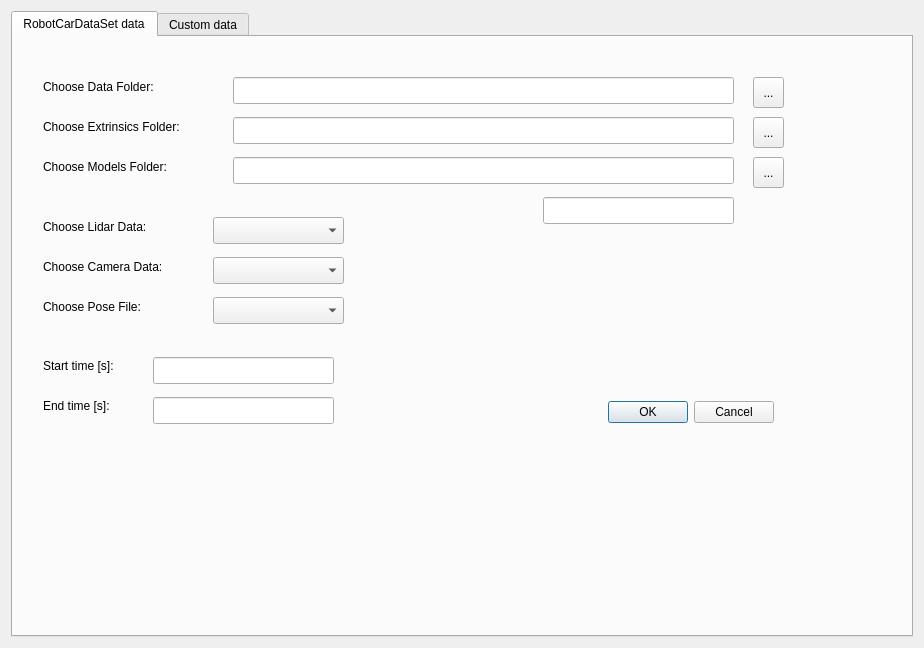
<?xml version="1.0" encoding="UTF-8"?>
<ui version="4.0">
 <class>Dialog</class>
 <widget class="QDialog" name="Dialog">
  <property name="geometry">
   <rect>
    <x>0</x>
    <y>0</y>
    <width>924</width>
    <height>648</height>
   </rect>
  </property>
  <property name="windowTitle">
   <string>Dialog</string>
  </property>
  <layout class="QHBoxLayout" name="horizontalLayout_2">
   <item>
    <widget class="QTabWidget" name="tabWidget">
     <property name="enabled">
      <bool>true</bool>
     </property>
     <property name="toolTip">
      <string>&lt;html&gt;&lt;head/&gt;&lt;body&gt;&lt;p&gt;&lt;br/&gt;&lt;/p&gt;&lt;/body&gt;&lt;/html&gt;</string>
     </property>
     <property name="whatsThis">
      <string>&lt;html&gt;&lt;head/&gt;&lt;body&gt;&lt;p&gt;&lt;br/&gt;&lt;/p&gt;&lt;/body&gt;&lt;/html&gt;</string>
     </property>
     <property name="currentIndex">
      <number>0</number>
     </property>
     <widget class="QWidget" name="tab">
      <attribute name="title">
       <string>RobotCarDataSet data</string>
      </attribute>
      <widget class="QDialogButtonBox" name="buttonBoxDataSet">
       <property name="enabled">
        <bool>true</bool>
       </property>
       <property name="geometry">
        <rect>
         <x>580</x>
         <y>360</y>
         <width>181</width>
         <height>31</height>
        </rect>
       </property>
       <property name="contextMenuPolicy">
        <enum>Qt::ActionsContextMenu</enum>
       </property>
       <property name="orientation">
        <enum>Qt::Horizontal</enum>
       </property>
       <property name="standardButtons">
        <set>QDialogButtonBox::Cancel|QDialogButtonBox::Ok</set>
       </property>
       <property name="centerButtons">
        <bool>false</bool>
       </property>
      </widget>
      <widget class="QToolButton" name="browseButton1">
       <property name="geometry">
        <rect>
         <x>740</x>
         <y>40</y>
         <width>31</width>
         <height>31</height>
        </rect>
       </property>
       <property name="text">
        <string>...</string>
       </property>
       <property name="toolButtonStyle">
        <enum>Qt::ToolButtonIconOnly</enum>
       </property>
       <property name="arrowType">
        <enum>Qt::NoArrow</enum>
       </property>
      </widget>
      <widget class="QLineEdit" name="chooseDataFolder">
       <property name="geometry">
        <rect>
         <x>220</x>
         <y>40</y>
         <width>501</width>
         <height>27</height>
        </rect>
       </property>
      </widget>
      <widget class="QLabel" name="label">
       <property name="geometry">
        <rect>
         <x>30</x>
         <y>40</y>
         <width>151</width>
         <height>20</height>
        </rect>
       </property>
       <property name="text">
        <string>Choose Data Folder:</string>
       </property>
      </widget>
      <widget class="QLabel" name="label_2">
       <property name="geometry">
        <rect>
         <x>30</x>
         <y>180</y>
         <width>131</width>
         <height>20</height>
        </rect>
       </property>
       <property name="text">
        <string>Choose Lidar Data:</string>
       </property>
      </widget>
      <widget class="QLabel" name="label_3">
       <property name="geometry">
        <rect>
         <x>30</x>
         <y>220</y>
         <width>151</width>
         <height>20</height>
        </rect>
       </property>
       <property name="text">
        <string>Choose Camera Data:</string>
       </property>
      </widget>
      <widget class="QLineEdit" name="startTimeF">
       <property name="geometry">
        <rect>
         <x>140</x>
         <y>320</y>
         <width>181</width>
         <height>27</height>
        </rect>
       </property>
      </widget>
      <widget class="QLineEdit" name="endTimeF">
       <property name="geometry">
        <rect>
         <x>140</x>
         <y>360</y>
         <width>181</width>
         <height>27</height>
        </rect>
       </property>
      </widget>
      <widget class="QLabel" name="label_4">
       <property name="geometry">
        <rect>
         <x>30</x>
         <y>320</y>
         <width>91</width>
         <height>17</height>
        </rect>
       </property>
       <property name="text">
        <string>Start time [s]:</string>
       </property>
      </widget>
      <widget class="QLabel" name="label_5">
       <property name="geometry">
        <rect>
         <x>30</x>
         <y>360</y>
         <width>91</width>
         <height>17</height>
        </rect>
       </property>
       <property name="text">
        <string>End time [s]:</string>
       </property>
      </widget>
      <widget class="QComboBox" name="chooseLidar">
       <property name="geometry">
        <rect>
         <x>200</x>
         <y>180</y>
         <width>131</width>
         <height>27</height>
        </rect>
       </property>
       <item>
        <property name="text">
         <string/>
        </property>
       </item>
       <item>
        <property name="text">
         <string>lms_front</string>
        </property>
       </item>
       <item>
        <property name="text">
         <string>ldmrs</string>
        </property>
       </item>
       <item>
        <property name="text">
         <string>lms_rear</string>
        </property>
       </item>
      </widget>
      <widget class="QComboBox" name="chooseCamera">
       <property name="geometry">
        <rect>
         <x>200</x>
         <y>220</y>
         <width>131</width>
         <height>27</height>
        </rect>
       </property>
       <item>
        <property name="text">
         <string/>
        </property>
       </item>
       <item>
        <property name="text">
         <string>mono_left</string>
        </property>
       </item>
       <item>
        <property name="text">
         <string>mono_rear</string>
        </property>
       </item>
       <item>
        <property name="text">
         <string>mono_right</string>
        </property>
       </item>
       <item>
        <property name="text">
         <string>stereo_left</string>
        </property>
       </item>
       <item>
        <property name="text">
         <string>stereo_center</string>
        </property>
       </item>
       <item>
        <property name="text">
         <string>stereo_right</string>
        </property>
       </item>
      </widget>
      <widget class="QLabel" name="label_6">
       <property name="geometry">
        <rect>
         <x>30</x>
         <y>80</y>
         <width>191</width>
         <height>20</height>
        </rect>
       </property>
       <property name="text">
        <string>Choose Extrinsics Folder:</string>
       </property>
      </widget>
      <widget class="QLabel" name="label_7">
       <property name="geometry">
        <rect>
         <x>30</x>
         <y>120</y>
         <width>171</width>
         <height>20</height>
        </rect>
       </property>
       <property name="text">
        <string>Choose Models Folder:</string>
       </property>
      </widget>
      <widget class="QLineEdit" name="chooseExtrFolder">
       <property name="geometry">
        <rect>
         <x>220</x>
         <y>80</y>
         <width>501</width>
         <height>27</height>
        </rect>
       </property>
      </widget>
      <widget class="QLineEdit" name="chooseModelsFolder">
       <property name="geometry">
        <rect>
         <x>220</x>
         <y>120</y>
         <width>501</width>
         <height>27</height>
        </rect>
       </property>
      </widget>
      <widget class="QToolButton" name="browseButton2">
       <property name="geometry">
        <rect>
         <x>740</x>
         <y>80</y>
         <width>31</width>
         <height>31</height>
        </rect>
       </property>
       <property name="text">
        <string>...</string>
       </property>
       <property name="toolButtonStyle">
        <enum>Qt::ToolButtonIconOnly</enum>
       </property>
       <property name="arrowType">
        <enum>Qt::NoArrow</enum>
       </property>
      </widget>
      <widget class="QToolButton" name="browseButton3">
       <property name="geometry">
        <rect>
         <x>740</x>
         <y>120</y>
         <width>31</width>
         <height>31</height>
        </rect>
       </property>
       <property name="text">
        <string>...</string>
       </property>
       <property name="toolButtonStyle">
        <enum>Qt::ToolButtonIconOnly</enum>
       </property>
       <property name="arrowType">
        <enum>Qt::NoArrow</enum>
       </property>
      </widget>
      <widget class="QComboBox" name="choosePoseF">
       <property name="geometry">
        <rect>
         <x>200</x>
         <y>260</y>
         <width>131</width>
         <height>27</height>
        </rect>
       </property>
       <item>
        <property name="text">
         <string/>
        </property>
       </item>
       <item>
        <property name="text">
         <string>ins.csv</string>
        </property>
       </item>
       <item>
        <property name="text">
         <string>vo.csv</string>
        </property>
       </item>
      </widget>
      <widget class="QLabel" name="label_8">
       <property name="geometry">
        <rect>
         <x>30</x>
         <y>260</y>
         <width>151</width>
         <height>20</height>
        </rect>
       </property>
       <property name="text">
        <string>Choose Pose File:</string>
       </property>
      </widget>
      <widget class="QLineEdit" name="chooseLidarDataFile">
       <property name="geometry">
        <rect>
         <x>530</x>
         <y>160</y>
         <width>191</width>
         <height>27</height>
        </rect>
       </property>
      </widget>
     </widget>
     <widget class="QWidget" name="tab_2">
      <attribute name="title">
       <string>Custom data</string>
      </attribute>
      <widget class="QLabel" name="label_9">
       <property name="geometry">
        <rect>
         <x>370</x>
         <y>20</y>
         <width>151</width>
         <height>20</height>
        </rect>
       </property>
       <property name="text">
        <string>Lidar </string>
       </property>
      </widget>
      <widget class="QLineEdit" name="chooseLidarData">
       <property name="geometry">
        <rect>
         <x>220</x>
         <y>50</y>
         <width>501</width>
         <height>27</height>
        </rect>
       </property>
      </widget>
      <widget class="QLineEdit" name="choosePoseData">
       <property name="geometry">
        <rect>
         <x>230</x>
         <y>200</y>
         <width>501</width>
         <height>27</height>
        </rect>
       </property>
      </widget>
      <widget class="QToolButton" name="browseButton6">
       <property name="geometry">
        <rect>
         <x>750</x>
         <y>200</y>
         <width>31</width>
         <height>31</height>
        </rect>
       </property>
       <property name="text">
        <string>...</string>
       </property>
       <property name="toolButtonStyle">
        <enum>Qt::ToolButtonIconOnly</enum>
       </property>
       <property name="arrowType">
        <enum>Qt::NoArrow</enum>
       </property>
      </widget>
      <widget class="QToolButton" name="browseButton7">
       <property name="geometry">
        <rect>
         <x>750</x>
         <y>240</y>
         <width>31</width>
         <height>31</height>
        </rect>
       </property>
       <property name="text">
        <string>...</string>
       </property>
       <property name="toolButtonStyle">
        <enum>Qt::ToolButtonIconOnly</enum>
       </property>
       <property name="arrowType">
        <enum>Qt::NoArrow</enum>
       </property>
      </widget>
      <widget class="QLabel" name="label_10">
       <property name="geometry">
        <rect>
         <x>60</x>
         <y>200</y>
         <width>191</width>
         <height>20</height>
        </rect>
       </property>
       <property name="text">
        <string>Plik pozycji:</string>
       </property>
      </widget>
      <widget class="QToolButton" name="browseButton4">
       <property name="geometry">
        <rect>
         <x>750</x>
         <y>50</y>
         <width>31</width>
         <height>31</height>
        </rect>
       </property>
       <property name="text">
        <string>...</string>
       </property>
       <property name="toolButtonStyle">
        <enum>Qt::ToolButtonIconOnly</enum>
       </property>
       <property name="arrowType">
        <enum>Qt::NoArrow</enum>
       </property>
      </widget>
      <widget class="QLineEdit" name="choosePoseExtr">
       <property name="geometry">
        <rect>
         <x>230</x>
         <y>240</y>
         <width>501</width>
         <height>27</height>
        </rect>
       </property>
      </widget>
      <widget class="QLabel" name="label_11">
       <property name="geometry">
        <rect>
         <x>60</x>
         <y>240</y>
         <width>171</width>
         <height>20</height>
        </rect>
       </property>
       <property name="text">
        <string>Plik extrinsic:</string>
       </property>
      </widget>
      <widget class="QLabel" name="label_12">
       <property name="geometry">
        <rect>
         <x>60</x>
         <y>50</y>
         <width>151</width>
         <height>20</height>
        </rect>
       </property>
       <property name="text">
        <string>Data file directory</string>
       </property>
      </widget>
      <widget class="QLabel" name="label_13">
       <property name="geometry">
        <rect>
         <x>60</x>
         <y>90</y>
         <width>151</width>
         <height>20</height>
        </rect>
       </property>
       <property name="text">
        <string>Extrinsic file directory</string>
       </property>
      </widget>
      <widget class="QToolButton" name="browseButton5">
       <property name="geometry">
        <rect>
         <x>750</x>
         <y>80</y>
         <width>31</width>
         <height>31</height>
        </rect>
       </property>
       <property name="text">
        <string>...</string>
       </property>
       <property name="toolButtonStyle">
        <enum>Qt::ToolButtonIconOnly</enum>
       </property>
       <property name="arrowType">
        <enum>Qt::NoArrow</enum>
       </property>
      </widget>
      <widget class="QLineEdit" name="chooseLidarExtr">
       <property name="geometry">
        <rect>
         <x>220</x>
         <y>80</y>
         <width>501</width>
         <height>27</height>
        </rect>
       </property>
      </widget>
      <widget class="QLabel" name="label_14">
       <property name="geometry">
        <rect>
         <x>360</x>
         <y>160</y>
         <width>151</width>
         <height>20</height>
        </rect>
       </property>
       <property name="text">
        <string>Pozycje</string>
       </property>
      </widget>
      <widget class="QComboBox" name="choosePoseKind">
       <property name="geometry">
        <rect>
         <x>230</x>
         <y>280</y>
         <width>131</width>
         <height>27</height>
        </rect>
       </property>
       <item>
        <property name="text">
         <string/>
        </property>
       </item>
       <item>
        <property name="text">
         <string>gps+imu</string>
        </property>
       </item>
       <item>
        <property name="text">
         <string>vo</string>
        </property>
       </item>
      </widget>
      <widget class="QLabel" name="label_29">
       <property name="geometry">
        <rect>
         <x>60</x>
         <y>280</y>
         <width>151</width>
         <height>20</height>
        </rect>
       </property>
       <property name="text">
        <string>Rodzaj pliku:</string>
       </property>
      </widget>
      <widget class="QDialogButtonBox" name="buttonBoxCustom">
       <property name="enabled">
        <bool>true</bool>
       </property>
       <property name="geometry">
        <rect>
         <x>660</x>
         <y>520</y>
         <width>181</width>
         <height>31</height>
        </rect>
       </property>
       <property name="contextMenuPolicy">
        <enum>Qt::ActionsContextMenu</enum>
       </property>
       <property name="orientation">
        <enum>Qt::Horizontal</enum>
       </property>
       <property name="standardButtons">
        <set>QDialogButtonBox::Cancel|QDialogButtonBox::Ok</set>
       </property>
       <property name="centerButtons">
        <bool>false</bool>
       </property>
      </widget>
      <widget class="QLabel" name="label_30">
       <property name="geometry">
        <rect>
         <x>60</x>
         <y>320</y>
         <width>151</width>
         <height>20</height>
        </rect>
       </property>
       <property name="text">
        <string>Zeruj wysokość</string>
       </property>
      </widget>
      <widget class="QCheckBox" name="clearHeight">
       <property name="geometry">
        <rect>
         <x>230</x>
         <y>320</y>
         <width>99</width>
         <height>22</height>
        </rect>
       </property>
       <property name="text">
        <string/>
       </property>
      </widget>
      <widget class="QLabel" name="label_31">
       <property name="geometry">
        <rect>
         <x>60</x>
         <y>120</y>
         <width>171</width>
         <height>17</height>
        </rect>
       </property>
       <property name="text">
        <string>Czas synchronizacji[ms]:</string>
       </property>
      </widget>
      <widget class="QLineEdit" name="synchLidarTime">
       <property name="geometry">
        <rect>
         <x>220</x>
         <y>120</y>
         <width>181</width>
         <height>27</height>
        </rect>
       </property>
       <property name="text">
        <string/>
       </property>
      </widget>
      <widget class="QLabel" name="label_32">
       <property name="geometry">
        <rect>
         <x>60</x>
         <y>350</y>
         <width>161</width>
         <height>17</height>
        </rect>
       </property>
       <property name="text">
        <string>Czas synchronizacji[ms]:</string>
       </property>
      </widget>
      <widget class="QLineEdit" name="synchPoseTime">
       <property name="geometry">
        <rect>
         <x>230</x>
         <y>350</y>
         <width>181</width>
         <height>27</height>
        </rect>
       </property>
       <property name="text">
        <string/>
       </property>
      </widget>
      <widget class="QLabel" name="label_33">
       <property name="geometry">
        <rect>
         <x>60</x>
         <y>450</y>
         <width>111</width>
         <height>17</height>
        </rect>
       </property>
       <property name="text">
        <string>Czas startu [ms]:</string>
       </property>
      </widget>
      <widget class="QLabel" name="label_34">
       <property name="geometry">
        <rect>
         <x>60</x>
         <y>490</y>
         <width>161</width>
         <height>17</height>
        </rect>
       </property>
       <property name="text">
        <string>Czas zakończenia[ms]:</string>
       </property>
      </widget>
      <widget class="QLineEdit" name="endTimeCustom">
       <property name="geometry">
        <rect>
         <x>210</x>
         <y>480</y>
         <width>181</width>
         <height>27</height>
        </rect>
       </property>
      </widget>
      <widget class="QLineEdit" name="startTimeCustom">
       <property name="geometry">
        <rect>
         <x>210</x>
         <y>450</y>
         <width>181</width>
         <height>27</height>
        </rect>
       </property>
      </widget>
     </widget>
    </widget>
   </item>
  </layout>
 </widget>
 <resources/>
 <connections>
  <connection>
   <sender>buttonBoxDataSet</sender>
   <signal>accepted()</signal>
   <receiver>Dialog</receiver>
   <slot>accept()</slot>
   <hints>
    <hint type="sourcelabel">
     <x>601</x>
     <y>420</y>
    </hint>
    <hint type="destinationlabel">
     <x>595</x>
     <y>526</y>
    </hint>
   </hints>
  </connection>
  <connection>
   <sender>buttonBoxDataSet</sender>
   <signal>rejected()</signal>
   <receiver>Dialog</receiver>
   <slot>reject()</slot>
   <hints>
    <hint type="sourcelabel">
     <x>724</x>
     <y>420</y>
    </hint>
    <hint type="destinationlabel">
     <x>720</x>
     <y>519</y>
    </hint>
   </hints>
  </connection>
  <connection>
   <sender>buttonBoxCustom</sender>
   <signal>accepted()</signal>
   <receiver>Dialog</receiver>
   <slot>accept()</slot>
   <hints>
    <hint type="sourcelabel">
     <x>623</x>
     <y>426</y>
    </hint>
    <hint type="destinationlabel">
     <x>638</x>
     <y>529</y>
    </hint>
   </hints>
  </connection>
  <connection>
   <sender>buttonBoxCustom</sender>
   <signal>rejected()</signal>
   <receiver>Dialog</receiver>
   <slot>reject()</slot>
   <hints>
    <hint type="sourcelabel">
     <x>729</x>
     <y>418</y>
    </hint>
    <hint type="destinationlabel">
     <x>715</x>
     <y>495</y>
    </hint>
   </hints>
  </connection>
 </connections>
</ui>
